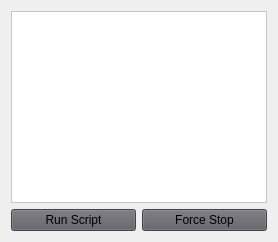
         <widget class="QWidget" name="script_page">
          <layout class="QVBoxLayout" name="verticalLayout_5">
           <item>
            <layout class="QVBoxLayout" name="verticalLayout_4">
             <item>
              <widget class="QTextEdit" name="console_log">
               <property name="styleSheet">
                <string notr="true">background-color: rgb(255, 255, 255);
color: rgb(0, 0, 0);
border-color: rgb(0, 0, 0);</string>
               </property>
              </widget>
             </item>
             <item>
              <layout class="QHBoxLayout" name="horizontalLayout_2">
               <item>
                <widget class="QPushButton" name="run_script">
                 <property name="styleSheet">
                  <string notr="true">background-color: rgb(94, 92, 100);</string>
                 </property>
                 <property name="text">
                  <string>Run Script</string>
                 </property>
                 <property name="checkable">
                  <bool>false</bool>
                 </property>
                 <property name="autoExclusive">
                  <bool>false</bool>
                 </property>
                </widget>
               </item>
               <item>
                <widget class="QPushButton" name="stop_script">
                 <property name="styleSheet">
                  <string notr="true">background-color: rgb(94, 92, 100);</string>
                 </property>
                 <property name="text">
                  <string>Force Stop</string>
                 </property>
                 <property name="checkable">
                  <bool>true</bool>
                 </property>
                 <property name="autoExclusive">
                  <bool>true</bool>
                 </property>
                </widget>
               </item>
              </layout>
             </item>
            </layout>
           </item>
          </layout>
         </widget>
